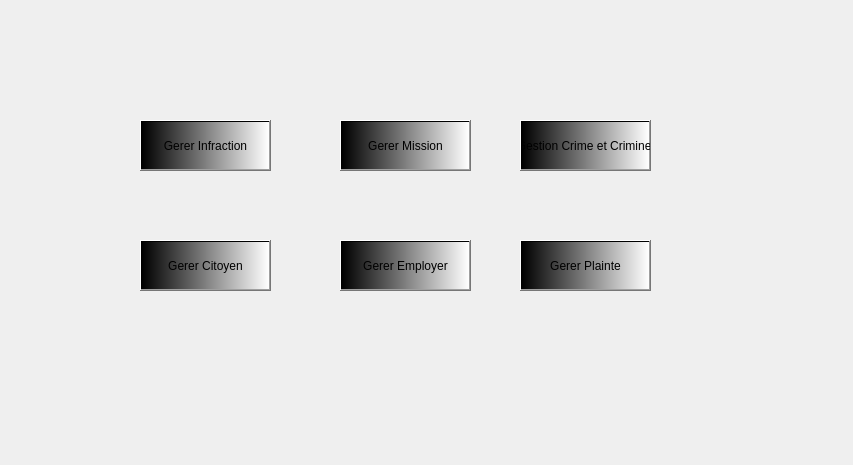
<?xml version="1.0" encoding="UTF-8"?>
<ui version="4.0">
 <class>MainWindow</class>
 <widget class="QMainWindow" name="MainWindow">
  <property name="geometry">
   <rect>
    <x>0</x>
    <y>0</y>
    <width>853</width>
    <height>465</height>
   </rect>
  </property>
  <property name="windowTitle">
   <string>Dialog</string>
  </property>
  <widget class="QPushButton" name="pushButton_infraction">
   <property name="geometry">
    <rect>
     <x>340</x>
     <y>120</y>
     <width>131</width>
     <height>51</height>
    </rect>
   </property>
   <property name="styleSheet">
    <string notr="true">background-color: qlineargradient(spread:pad, x1:0, y1:0, x2:1, y2:0, stop:0 rgba(0, 0, 0, 255), stop:1 rgba(255, 255, 255, 255));
border-color: qradialgradient(spread:pad, cx:0.5, cy:0.5, radius:0.5, fx:0.5, fy:0.5, stop:0 rgba(0, 0, 0, 0), stop:0.52 rgba(0, 0, 0, 0), stop:0.565 rgba(82, 121, 76, 33), stop:0.65 rgba(159, 235, 148, 64), stop:0.721925 rgba(255, 238, 150, 129), stop:0.77 rgba(255, 128, 128, 204), stop:0.89 rgba(191, 128, 255, 64), stop:1 rgba(0, 0, 0, 0));</string>
   </property>
   <property name="text">
    <string>Gerer Mission</string>
   </property>
  </widget>
  <widget class="QPushButton" name="pushButton">
   <property name="geometry">
    <rect>
     <x>140</x>
     <y>120</y>
     <width>131</width>
     <height>51</height>
    </rect>
   </property>
   <property name="styleSheet">
    <string notr="true">background-color: qlineargradient(spread:pad, x1:0, y1:0, x2:1, y2:0, stop:0 rgba(0, 0, 0, 255), stop:1 rgba(255, 255, 255, 255));
border-color: qradialgradient(spread:pad, cx:0.5, cy:0.5, radius:0.5, fx:0.5, fy:0.5, stop:0 rgba(0, 0, 0, 0), stop:0.52 rgba(0, 0, 0, 0), stop:0.565 rgba(82, 121, 76, 33), stop:0.65 rgba(159, 235, 148, 64), stop:0.721925 rgba(255, 238, 150, 129), stop:0.77 rgba(255, 128, 128, 204), stop:0.89 rgba(191, 128, 255, 64), stop:1 rgba(0, 0, 0, 0));</string>
   </property>
   <property name="text">
    <string>Gerer Infraction</string>
   </property>
  </widget>
  <widget class="QPushButton" name="pushButton_criminel">
   <property name="geometry">
    <rect>
     <x>520</x>
     <y>120</y>
     <width>131</width>
     <height>51</height>
    </rect>
   </property>
   <property name="styleSheet">
    <string notr="true">background-color: qlineargradient(spread:pad, x1:0, y1:0, x2:1, y2:0, stop:0 rgba(0, 0, 0, 255), stop:1 rgba(255, 255, 255, 255));
border-color: qradialgradient(spread:pad, cx:0.5, cy:0.5, radius:0.5, fx:0.5, fy:0.5, stop:0 rgba(0, 0, 0, 0), stop:0.52 rgba(0, 0, 0, 0), stop:0.565 rgba(82, 121, 76, 33), stop:0.65 rgba(159, 235, 148, 64), stop:0.721925 rgba(255, 238, 150, 129), stop:0.77 rgba(255, 128, 128, 204), stop:0.89 rgba(191, 128, 255, 64), stop:1 rgba(0, 0, 0, 0));</string>
   </property>
   <property name="text">
    <string>Gestion Crime et Criminel</string>
   </property>
  </widget>
  <widget class="QPushButton" name="pushButton_infraction_2">
   <property name="geometry">
    <rect>
     <x>140</x>
     <y>240</y>
     <width>131</width>
     <height>51</height>
    </rect>
   </property>
   <property name="styleSheet">
    <string notr="true">background-color: qlineargradient(spread:pad, x1:0, y1:0, x2:1, y2:0, stop:0 rgba(0, 0, 0, 255), stop:1 rgba(255, 255, 255, 255));
border-color: qradialgradient(spread:pad, cx:0.5, cy:0.5, radius:0.5, fx:0.5, fy:0.5, stop:0 rgba(0, 0, 0, 0), stop:0.52 rgba(0, 0, 0, 0), stop:0.565 rgba(82, 121, 76, 33), stop:0.65 rgba(159, 235, 148, 64), stop:0.721925 rgba(255, 238, 150, 129), stop:0.77 rgba(255, 128, 128, 204), stop:0.89 rgba(191, 128, 255, 64), stop:1 rgba(0, 0, 0, 0));</string>
   </property>
   <property name="text">
    <string>Gerer Citoyen</string>
   </property>
  </widget>
  <widget class="QPushButton" name="pushButton_infraction_3">
   <property name="geometry">
    <rect>
     <x>340</x>
     <y>240</y>
     <width>131</width>
     <height>51</height>
    </rect>
   </property>
   <property name="styleSheet">
    <string notr="true">background-color: qlineargradient(spread:pad, x1:0, y1:0, x2:1, y2:0, stop:0 rgba(0, 0, 0, 255), stop:1 rgba(255, 255, 255, 255));
border-color: qradialgradient(spread:pad, cx:0.5, cy:0.5, radius:0.5, fx:0.5, fy:0.5, stop:0 rgba(0, 0, 0, 0), stop:0.52 rgba(0, 0, 0, 0), stop:0.565 rgba(82, 121, 76, 33), stop:0.65 rgba(159, 235, 148, 64), stop:0.721925 rgba(255, 238, 150, 129), stop:0.77 rgba(255, 128, 128, 204), stop:0.89 rgba(191, 128, 255, 64), stop:1 rgba(0, 0, 0, 0));</string>
   </property>
   <property name="text">
    <string>Gerer Employer</string>
   </property>
  </widget>
  <widget class="QPushButton" name="pushButton_infraction_4">
   <property name="geometry">
    <rect>
     <x>520</x>
     <y>240</y>
     <width>131</width>
     <height>51</height>
    </rect>
   </property>
   <property name="styleSheet">
    <string notr="true">background-color: qlineargradient(spread:pad, x1:0, y1:0, x2:1, y2:0, stop:0 rgba(0, 0, 0, 255), stop:1 rgba(255, 255, 255, 255));
border-color: qradialgradient(spread:pad, cx:0.5, cy:0.5, radius:0.5, fx:0.5, fy:0.5, stop:0 rgba(0, 0, 0, 0), stop:0.52 rgba(0, 0, 0, 0), stop:0.565 rgba(82, 121, 76, 33), stop:0.65 rgba(159, 235, 148, 64), stop:0.721925 rgba(255, 238, 150, 129), stop:0.77 rgba(255, 128, 128, 204), stop:0.89 rgba(191, 128, 255, 64), stop:1 rgba(0, 0, 0, 0));</string>
   </property>
   <property name="text">
    <string>Gerer Plainte</string>
   </property>
  </widget>
 </widget>
 <resources/>
 <connections/>
</ui>
